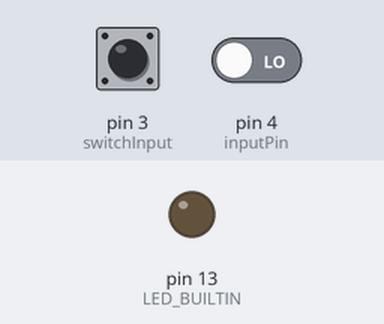
This sketch was run on a simulated Arduino Uno, built with avr-gcc and run on an emulated ATmega328P. On the bench: output pins drawn as LEDs (lit = HIGH). Inputs (shaded band) come from the test bench; at power-on: pin 3 (switchInput) HIGH, pin 4 (inputPin) LOW. What the sketch prints to the serial monitor is not drawn.

Above: at 1.2 s.
1.3 s: pin 3 (switchInput) pulled LOW for 1 s
At 2.1 s:
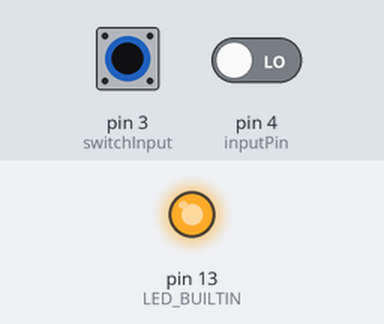
3.8 s: pin 3 (switchInput) pulled LOW for 3.2 s
At 7.8 s:
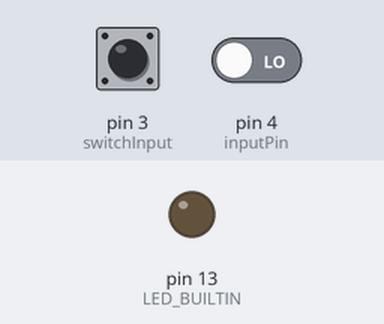
Timing chart, 0 to 9.3 s (numbered marks = the images above; inputs shaded):
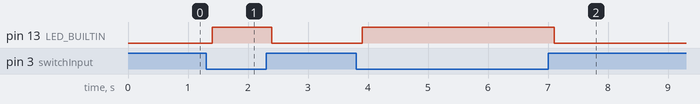

The sketch:

rotarydial.ino
```cpp
//The digital input pin that the dialer is connected to
int inputPin = 4;

//The pins the switch is connected to
int switchInput = 3;

//Constants to control the bounce and delay of the dialer - play with these to fine tune for the individular dialer
int debounceDelay = 10;
int rotationDelay = 100;

//States to keep track of actual states of the device
int prevState = LOW;
int trueState = LOW;

int prevSwitchState = LOW;
int trueSwitchState = LOW;
bool needToSendSwitch = true;
long prevStateSwitchChangeTime = 0;

//Keep track of things
int count = 0;
bool needToPrint = false;
long prevStateChangeTime = 0;

void setup()
{
  //Startup Code:
  Serial.begin(9600);
  pinMode(inputPin, INPUT);
  pinMode(switchInput, INPUT_PULLUP);
  pinMode(LED_BUILTIN, OUTPUT);
  trueSwitchState = digitalRead(switchInput);
}

void loop()
{
  //Main Loop Code:
  int dialReading = digitalRead(inputPin);
  int switchReading = digitalRead(switchInput);

  //Check to see if dial has finished rotating
  if ((millis() - prevStateChangeTime) > rotationDelay && needToPrint)
  {
    //The dial has finished spinning and needs to output its number
    Serial.print(count % 10, DEC);
    needToPrint = false;
    count = 0;
  }

  //Check to see if switch has switched
  if ((millis() - prevStateSwitchChangeTime) > rotationDelay && needToSendSwitch)
  {
    //The switch has been thrown
    if (trueSwitchState)
    {
      Serial.print("o");
    }
    else
    {
      Serial.print("-");
    }
    digitalWrite(LED_BUILTIN, !trueSwitchState);
    needToSendSwitch = false;
  }

  //Check to see if the input has changed at all
  if (dialReading != prevState)
  {
    //The input has changed state, get the time and then wait for the debounce delay
    prevStateChangeTime = millis();
  }

  if (switchReading != prevSwitchState)
  {
    prevStateSwitchChangeTime = millis();
  }

  //If the state has changed, wait for the debounce time to finish, then check if it is a real state change
  if ((millis() - prevStateChangeTime) > debounceDelay && dialReading != trueState)
  {
    //Debounce time is up, and the state has acutally changed
    trueState = dialReading;

    if (trueState == HIGH)
    {
      //If the state went from LOW -> HIGH, increase the count of the number
      count++;
      needToPrint = true;
    }
  }

  if ((millis() - prevStateSwitchChangeTime) > debounceDelay*10 && switchReading != trueSwitchState)
  {
    trueSwitchState = switchReading;

    needToSendSwitch = true;
  }

  prevState = dialReading;
  prevSwitchState = switchReading;
}
```

Measured:
- after the input at 1.3 s, pin 13 (LED_BUILTIN): LOW → HIGH after 0.10 s, → LOW 1.0 s later
- after the input at 3.8 s, pin 13 (LED_BUILTIN): LOW → HIGH after 0.10 s, → LOW 3.2 s later
